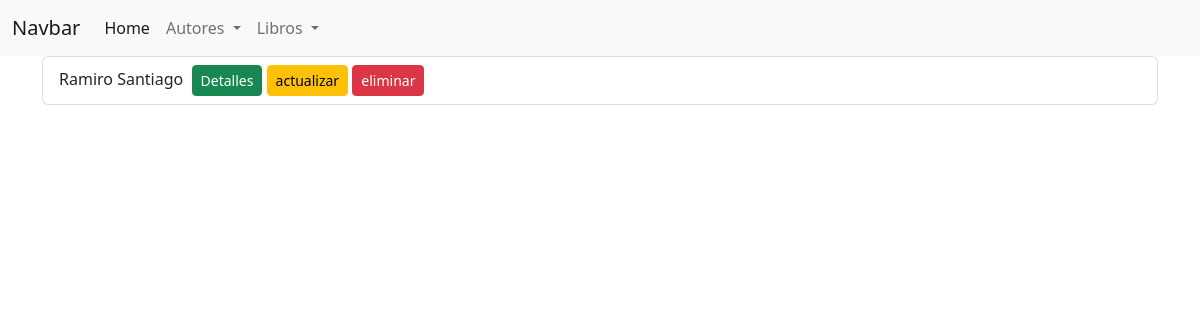
/autor/autores/, run on an earlier commit of the app's database.
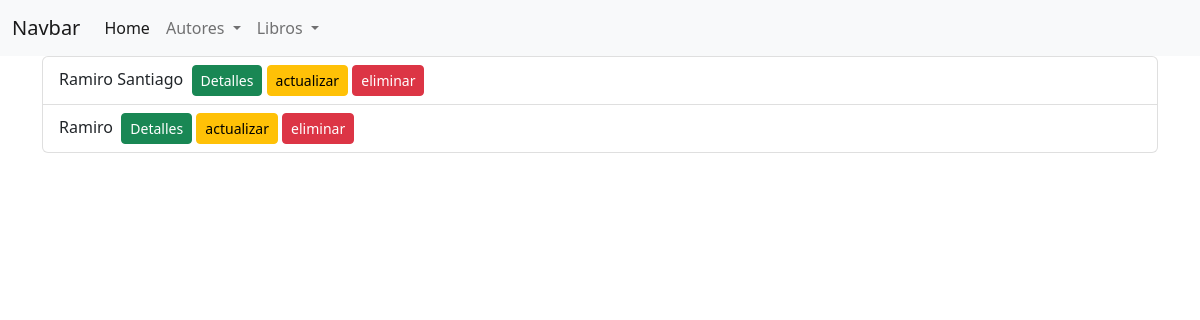
And on a later commit of the database.
### autores/models.py (models this page shows)
class Autor(models.Model):
    nombre = models.CharField(max_length=30)
    apellido = models.CharField(max_length=30)
    pais = models.CharField(max_length=30)

### autores/views.py (the view)
# urls.py: path('autores/', views.listarAutores, name='autores'),
def listarAutores(request):
    autores = Autor.objects.all()
    context = {'autores':autores}
    template = loader.get_template('autores/autores.html')
    return HttpResponse(template.render(context,request))

### templates/autores/autores.html (shortened to what this page needs)
{% extends "base.html" %}
{% load static %}
{% block content %}
<div class="container lista">
    <ul class="list-group">
        {% for autor in autores %}
        <li class="list-group-item">{{ autor.nombre }} &nbsp;<a href="{% url 'autor_view' autor.id %}" class="btn btn-sm btn-success">Detalles</a>&nbsp;<a href="{% url 'autor_actualizar' autor.id %}" class="btn btn-sm btn-warning">actualizar</a>&nbsp;<a href="{% url 'autor_eliminar' autor.id %}" class="btn btn-sm btn-danger">eliminar</a></li>
        {% endfor %}
    </ul>
</div>
{% endblock %}

### templates/base.html (shortened to what this page needs)
<!DOCTYPE html>
<html lang="en">
<head>
    <link href="https://cdn.jsdelivr.net/npm/bootstrap@5.2.0/dist/css/bootstrap.min.css" rel="stylesheet">
</head>
<body>
    {% block navbar %}
    <nav class="navbar navbar-expand-lg navbar-light bg-light">
    <div class="container-fluid">
        <a class="navbar-brand" href="#">Navbar</a>
        <div class="collapse navbar-collapse" id="navbarNavDropdown">
        <ul class="navbar-nav">
            <li class="nav-item">
            <a class="nav-link active" aria-current="page" href="{% url 'index'%}">Home</a>
            </li>
            <li class="nav-item dropdown">
                <a class="nav-link dropdown-toggle" href="#" id="navbarDropdownMenuLinks" role="button" data-bs-toggle="dropdown" aria-expanded="false">
                   Autores
                </a>
                </li>
            <li class="nav-item dropdown">
            <a class="nav-link dropdown-toggle" href="#" id="navbarDropdownMenuLink" role="button" data-bs-toggle="dropdown" aria-expanded="false">
               Libros
            </a>
            </li>
        </ul>
        </div>
    </div>
    </nav>
    {% endblock navbar %}
    {% block content %}
    {% endblock content %}
</body>
</html>

What changed in the data, as far as the page shows it:
added Autor: nombre "Ramiro"
